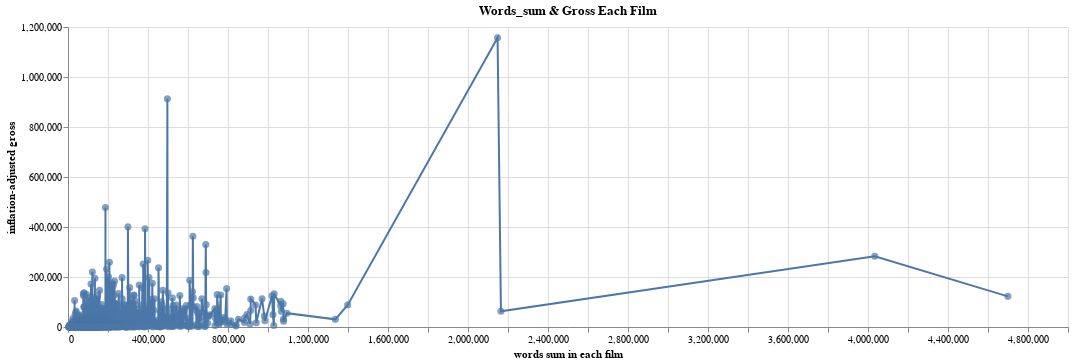

Notebook code for this chart:
### Code cell
source = df2

line = alt.Chart(source, title='Words_sum & Gross Each Film').mark_line().encode(
    x=alt.X('words:Q', title='words sum in each film'),
    y=alt.Y('gross:Q', title='inflation-adjusted gross'),
).properties(width=1000)

points = alt.Chart(source).mark_circle(size=50).encode(
    x=alt.X('words:Q', title='words sum in each film'),
    y=alt.Y('gross:Q', title='inflation-adjusted gross'),
    tooltip=[alt.Tooltip('words:Q', title='words', format=','),
             alt.Tooltip('gross:Q', title='gross', format=',')]
).properties(width=1000)

chart = line + points
chart

### Figure 1 — Vega-Lite specification as saved in the notebook (floating-point values rounded to 4 significant figures; data arrays with more than 128 entries replaced by an {"elided": "..."} marker saying what was removed)
{"config": {"view": {"continuousWidth": 300, "continuousHeight": 300}}, "layer": [{"mark": {"type": "line"}, "encoding": {"x": {"field": "words", "title": "words sum in each film", "type": "quantitative"}, "y": {"field": "gross", "title": "inflation-adjusted gross", "type": "quantitative"}}, "title": "Words_sum & Gross Each Film"}, {"mark": {"type": "circle", "size": 50}, "encoding": {"tooltip": [{"field": "words", "format": ",", "title": "words", "type": "quantitative"}, {"field": "gross", "format": ",", "title": "gross", "type": "quantitative"}], "x": {"field": "words", "title": "words sum in each film", "type": "quantitative"}, "y": {"field": "gross", "title": "inflation-adjusted gross", "type": "quantitative"}}}], "data": {"name": "data-5915ef13618782285214f24751f66438"}, "width": 1000, "$schema": "https://vega.github.io/schema/vega-lite/v5.16.3.json", "datasets": {"data-5915ef13618782285214f24751f66438": {"elided": "1659 records"}}}
